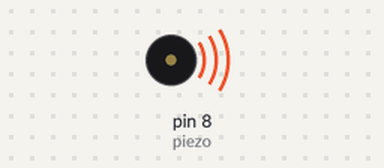
Bench run of a sketch on a simulated Arduino Uno, built with avr-gcc and run on an emulated ATmega328P. Shown: buzzer (waves = sounding).

Above: at 0.1 s.
At 22.4 s:
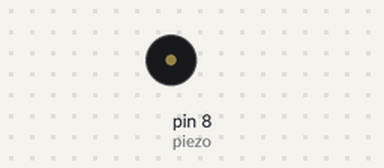
Timing chart, 0 to 23.9 s (numbered marks = the images above):
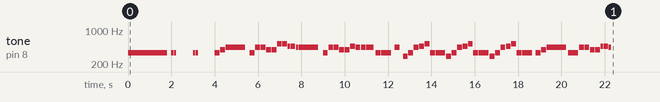

The sketch:

stay_with_me.ino
```cpp
#define C2  65
#define C3  131
#define GH2 104
#define GH3 208
#define AH2 116
#define AH3 233
#define C4  262
#define DH3 155
#define DH4 311
#define AH4 466
#define C5  523
#define GH4 416
#define DH5 622
#define AH5 932
#define C6 1046
#define G4  392
#define G5 792
#define FH4 370
#define FH5 740
#define GH5 832
#define F4  344
#define F5 688
#define A4  440
#define A5 880
#define D4  288
#define D5  576
#define G3 198
#define E4 329
#define REST 0
#define B4 494
#define CH4 277


int piezo = 8;
int led = 7;

volatile int beatlength = 120;
float beatseparationconstant = 0.3;


int chorus_stay_with_me[] = {
  F4,1, F4,16, F4,16, REST,-4, F4,16, F4,16, //tiiiiii-  titi-     titi-
  REST,-4, F4,8, G4,8, A4,2, REST,16, F4,8,
  A4,8, A4,8, G4,8, G4,16, G4,16, C5,8, C5,8, AH4,16, AH4,8, A4,16,
 A4,2, REST,16,
 F4,8, A4,8, A4,8, G4,8, G4,8, AH4,8, A4,8, A4,8, A4,-8,REST, 32, F4,8, F4,4,REST,16, A4,8,REST,16,
 D4,8, F4,8, A4,8, AH4,8, C5,8, F4,8, F4,4, D4,8, F4,8, A4,8, AH4,8, C5,8, F4,8, F4,4,D4,8, F4,8, A4,8, AH4,8, C5,8, F4,8, F4,4,REST,16,
 F4,8, G4,8, A4,2,F4,4, A4,8, A4,8, G4,8, G4,8, AH4,16, AH4,8,A4,16,

};

int notes = sizeof(chorus_stay_with_me) / sizeof(chorus_stay_with_me[0]) / 2;

int wholenote = (60000 * 4) / beatlength;

int divider = 0, noteDuration = 0;

void setup() {
  for (int thisNote = 0; thisNote < notes * 2; thisNote = thisNote + 2) {

    divider = chorus_stay_with_me[thisNote + 1];
    if (divider > 0) {
      noteDuration = (wholenote) / divider;
    } else if (divider < 0) {
      noteDuration = (wholenote) / abs(divider);
      noteDuration *= 1.5;
    }

    tone(piezo, chorus_stay_with_me[thisNote], noteDuration*0.9);

    delay(noteDuration);


    noTone(piezo);


  }
}


void loop()
{
}
```
